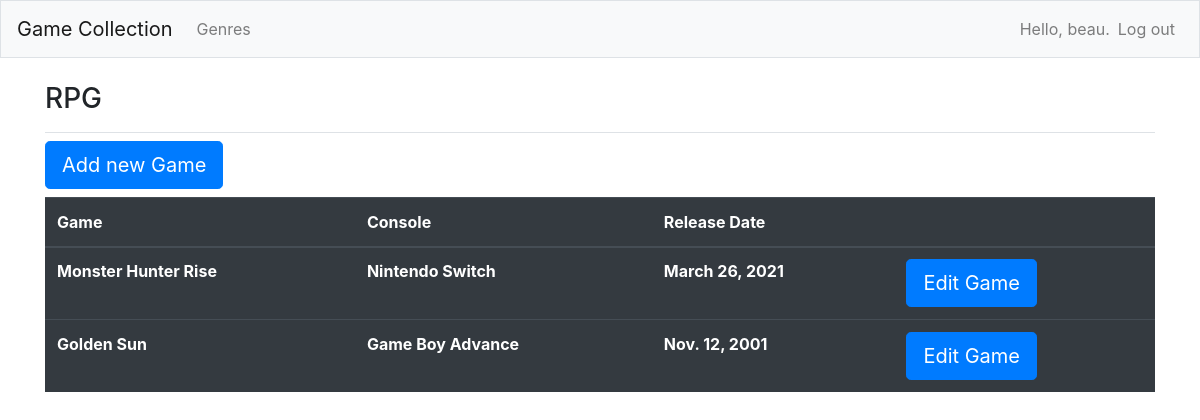
Page /2/games/ (signed in) on the committed database.
### gameCollections/models.py (models this page shows, shortened)
class Genre(models.Model):
    name = models.CharField(max_length=200)
    owner = models.ForeignKey(User, on_delete=models.CASCADE)
    def __str__(self):
        return self.name

class Game(models.Model):
    genre = models.ForeignKey(Genre, on_delete=models.CASCADE)
    name = models.CharField(max_length=200)
    console = models.CharField(max_length=200)
    releaseDate = models.DateField()
    class Meta:
        verbose_name_plural = 'games'

### gameCollections/views.py (the view)
# urls.py: path('<int:genre_id>/games/', views.games, name = 'games'),
@login_required
def games(request, genre_id):
    genre = Genre.objects.get(id = genre_id)
    if genre.owner != request.user:
        raise Http404
    games = genre.game_set.order_by('-releaseDate')
    context = {'genre' : genre, 'games' : games}
    return render (request, 'gameCollections/games.html', context)

### gameCollections/templates/gameCollections/games.html (shortened to what this page needs)
{% extends "gameCollections/base.html" %}
{% block page_header %}
    <h3>{{ genre }}</h3>
{% endblock page_header %}
{% block content %}
    <h3><a class="btn btn-lg btn-primary" href="{% url 'gameCollections:new_game' genre.id %}" role="button">Add new Game</a></h3>
    <table class="table table-dark">
        <thead>
            <tr>
                <th scope="col">Game</th>
                <th scope="col">Console</th>
                <th scope="col">Release Date</th>
                <th scope="col"></th>
        </thead>
        <tbody>
        {% for game in games %}
            <tr>
                <th>{{ game.name }}</th>
                <th>{{ game.console }}</th>
                <th>{{ game.releaseDate }}</th>
                <th><a class="btn btn-lg btn-primary" href="{% url 'gameCollections:edit_game' game.id %}" role="button">Edit Game</a></th>
            </tr>
        {% empty %}
            <p>No games have been added yet.</p>
        {% endfor %}
        </tbody>
    </table>
{% endblock content %}

### gameCollections/templates/gameCollections/base.html (shortened to what this page needs)
{% load bootstrap4 %}
<!doctype html>
<html lang="en">
<head>
      {% bootstrap_css %}
</head>
<body>
    <nav class="navbar navbar-expand-md navbar-light bg-light mb-4 border">
        <a class="navbar-brand" href="{% url 'gameCollections:index'%}">Game Collection</a>
        <div class="collapse navbar-collapse" id="navbarCollapse">
            <ul class="navbar-nav mr-auto">
                <li class="nav-item">
                    <a class="nav-link" href="{% url 'gameCollections:genres'%}"> Genres </a></li>
            </ul>
            <ul class="navbar-nav ml-auto">
                {% if user.is_authenticated %}
                    <li class="nav-item">
                        <span class="navbar-text">Hello, {{ user.username }}.</span>
                    </li>
                    <li class="nav-item">
                        <a class="nav-link" href="{% url 'users:logout' %}">Log out</a>
                    </li>
                {% endif %}
            </ul>
        </div>
    </nav>
    <main role="main" class="container">
        <div class="pb-2 mb-2 border-bottom">
            {% block page_header %}{% endblock page_header %}
        </div>
        <div>
            {% block content %}{% endblock content %}
        </div>
    </main>
</body>
</html>

### rows in the picture
Genre: name "RPG"
Game: name "Monster Hunter Rise", console "Nintendo Switch", releaseDate "March 26, 2021"
Game: name "Golden Sun", console "Game Boy Advance", releaseDate "Nov. 12, 2001"

### other values in the picture
{{ user.username }} "beau"
